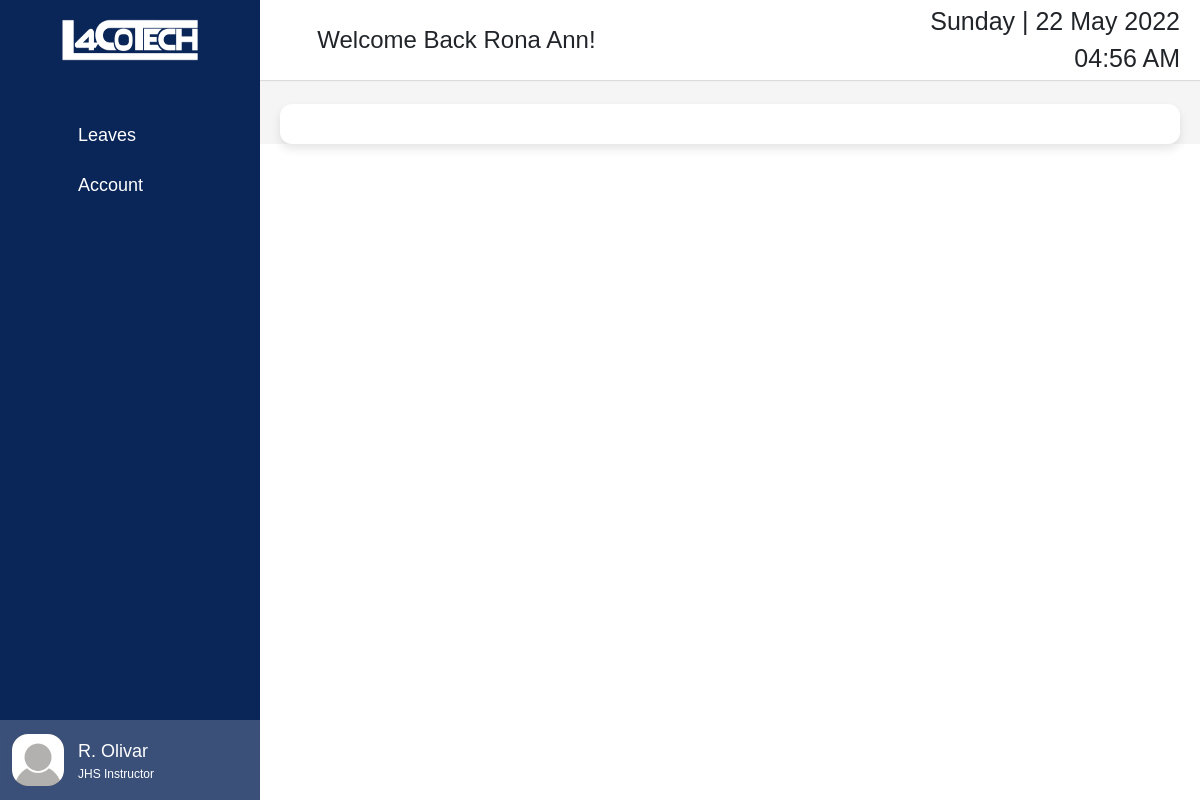
Page /User/user.php (signed in) on the committed database.
### tables this page shows
CREATE TABLE `employees` (
  `id` int(11) NOT NULL,
  `bioId` int(10) NOT NULL,
  `empId` varchar(11) NOT NULL,
  `fName` varchar(255) NOT NULL,
  `lName` varchar(255) NOT NULL,
  `midName` varchar(255) NOT NULL,
  `gsis` varchar(20) NOT NULL,
  `pagibig` varchar(20) NOT NULL,
  `tin` varchar(20) NOT NULL,
  `philhealth` varchar(20) NOT NULL,
  `sss` varchar(20) NOT NULL,
  `address` varchar(255) NOT NULL,
  `birthdate` date NOT NULL,
  `gender` varchar(6) NOT NULL,
  `emailadd` varchar(255) NOT NULL,
  `password` varchar(255) NOT NULL,
  `pNumber` varchar(20) NOT NULL,
  `contactperson` varchar(20) NOT NULL,
  `contactpersonno` varchar(20) NOT NULL,
  `deptid` int(11) NOT NULL,
  `positionid` int(11) NOT NULL,
  `scheduleid` int(11) NOT NULL,
  `employment_type` varchar(100) NOT NULL,
  `employedDate` date NOT NULL,
  `status` varchar(8) NOT NULL,
  `pPhoto` varchar(255) NOT NULL,
  `update_action` date DEFAULT NULL
);

CREATE TABLE `position` (
  `positionId` int(5) NOT NULL,
  `positionName` varchar(255) NOT NULL,
  `deptId` int(11) NOT NULL
);

### User/user.php (the view, shortened to what this page needs)
<?php
    include ("header.php");
    include ("../includes/connection.inc.php");
    $email = print_r($_SESSION["email"], TRUE);
    $sql = "SELECT * FROM employees WHERE emailadd = '$email'";
    $res = mysqli_query($conn, $sql);
    $row = mysqli_fetch_array($res);
?>
        <nav>
            <div class="sidebar-button">
                <i class='fa fa-bars sidebarBtn'></i>
                <span class="dashboard">Welcome Back <?php echo $row['fName']?>!</span>
            </div>
            <div class="time">
                <span class="date"></span>
                <br />
                <span class="hms"></span>
                <span class="ampm"></span>
            </div>
        </nav>
        <div class="home-content">
            <div class="cardbox">
                <div class="graphbox">
                </div>
            </div>
        </div>
        </section>
    </body>
</html>

### User/header.php (shortened to what this page needs)
<?php
    include '../includes/connection.inc.php';
    $emailadd = print_r($_SESSION['email'], TRUE);
    $query = "SELECT * FROM employees WHERE emailadd = '$emailadd'";
    $res = mysqli_query($conn, $query);
    $rows = mysqli_fetch_array($res);
    $image = $rows['pPhoto'];
?>
<!DOCTYPE html>
<html>
	<head>
		<link rel="stylesheet" href="../Css/style.css">
        <link href="../Plugins/Bootstrap/bootstrap.min.css" rel="stylesheet">
        <link rel="stylesheet" href="../Plugins/Bootstrap/dataTables.bootstrap5.min.css">
        <link rel="stylesheet" href="../Css/font-awesome.min.css" />
	</head>
    <body>
        <div class="sidebar">
            <div class="logo-details">
                <img src="../images/Logo.png" class="img1" id="hide1">
            </div>
            <ul class="nav-links">
                <li>
                    <div class="iocn-link">
                        <a href="#">
                            <i class='fa fa-bed'></i>
                            <span class="link_name">Leaves</span>
                        </a>
                        <i class="fa fa-caret-down arrow"></i>
                    </div>
                </li>
                <li>
                    <div class="iocn-link">
                        <a href="#">
                            <i class='fa fa-user'></i>
                            <span class="link_name">Account</span>
                        </a>
                        <i class="fa fa-caret-down arrow"></i>
                    </div>
                </li>
                <li>
                    <div class="profile-details">
                        <div class="profile-content">
                            <?php
                                if (empty($image)) {
                                    echo "<img src='../images/default-profile.jpg' alt='Profile'>";
                                }else{
                                    echo "<img src='../Uploads/".$image."' alt='Profile'>";
                                }
                            ?>
                        </div>
                        <div class="name-job">
                            <?php
                                $id = print_r($_SESSION["empId"], TRUE);
                                $sql = "SELECT * FROM employees INNER JOIN position ON position.positionId = employees.positionid WHERE empId = $id";
                                $result = mysqli_query($conn, $sql);
                                if(mysqli_num_rows($result) > 0){
                                    while($row = mysqli_fetch_array($result)){
                            ?>
                                <div class="profile_name" title="<?php echo ucwords($row['fName'])." ". ucwords($row['lName']); ?>"><?php echo substr(ucwords($row['fName']), 0, 1).". ". ucwords($row['lName']); ?></div>
                                <div class="job"><?php echo ucwords($row['positionName'])?></div>
                            <?php
                                    }
                                }
                            ?>
                        </div>
                        <?php
                            echo "<a onClick=\"javascript: return confirm('Do you want to proceed?');\" href='../includes/logout.inc.php'>
                        <i class='fa fa-sign-out out' title='Log Out'></i>
                        </a>";
                        ?>
                    </div>
                </li>
            </ul>
        </div>
        <section class="home-section">

### Css/style.css (style rules this page uses)
* { margin: 0; padding: 0; box-sizing: border-box; font-family: "Poppins", sans-serif; }
body { min-height: 100vh; display: flex; flex-direction: column; justify-content: space-between; }
.img1 { margin: auto; height: 50px; width: 150px; }
.sidebar { position: fixed; top: 0; left: 0; height: 100%; width: 260px; background: #0a2558; transition: all 0.5s ease; }
.sidebar .logo-details { height: 80px; width: 100%; display: flex; align-items: center; }
.sidebar .nav-links { height: 100%; padding: 30px 0 150px 0; overflow: auto; }
.sidebar .nav-links li { position: relative; list-style: none; transition: all 0.4s ease; }
.sidebar .nav-links li .iocn-link { display: flex; align-items: center; justify-content: space-between; }
.sidebar .nav-links li i { height: 50px; min-width: 78px; text-align: center; line-height: 50px; color: #fff; font-size: 20px; cursor: pointer; transition: all 0.3s ease; }
.sidebar .nav-links li a { height: 50px; display: flex; align-items: center; text-decoration: none; transition: all 0.4s ease; }
.sidebar .nav-links li a .link_name { font-size: 18px; font-weight: 400; color: #fff; transition: all 0.4s ease; }
.sidebar .profile-details { position: fixed; bottom: 0; width: 260px; height: 80px; display: flex; align-items: center; justify-content: space-between; background: rgba(255, 255, 255, 0.2); backdrop-filter: blur(5.1px); -webkit-backdrop-filter: blur(5.1px); padding: 12px 0; transition: all 0.5s ease; }
.sidebar .profile-details .profile-content { display: flex; align-items: center; }
.sidebar .profile-details img { height: 52px; width: 52px; object-fit: cover; border-radius: 16px; margin: 0 14px 0 12px; background: #1d1b31; transition: all 0.5s ease; }
.sidebar .profile-details .profile_name, .sidebar .profile-details .job { color: #fff; font-size: 18px; font-weight: 500; white-space: nowrap; width: 105px; overflow: hidden; text-overflow: ellipsis; }
.sidebar .profile-details .job { font-size: 12px; }
.home-section { position: relative; background: #f5f5f5; width: calc(100% - 260px); left: 260px; transition: all 0.5s ease; }
.home-section nav { display: flex; justify-content: space-between; height: 80px; background: #fff; display: flex; align-items: center; position: fixed; width: calc(100% - 260px); left: 260px; z-index: 100; padding: 0 20px; box-shadow: 0 1px 1px rgba(0, 0, 0, 0.1); transition: all 0.5s ease; }
.home-section nav .sidebar-button { display: flex; align-items: center; font-size: 24px; font-weight: 500; cursor: pointer; }
nav .sidebar-button i { font-size: 35px; margin-right: 10px; }
.profile-details { display: flex; align-items: center; height: 50px; min-width: 50px; cursor: pointer; }
.profile-details img { height: 45px; width: 45px; border-radius: 50%; object-fit: cover; margin-left: 7px; }
.profile-details i { font-size: 25px; color: #333; }
.home-section .home-content { position: relative; padding-top: 104px; }
.home-content .cardbox { display: flex; justify-content: space-between; }
.home-content .cardbox .graphbox { width: 100%; background: #fff; padding: 20px 30px; margin: 0 20px; border-radius: 12px; box-shadow: 0 5px 10px rgba(0, 0, 0, 0.1); }
.time { font-size: 25px; font-weight: 500; text-align: right; }
::placeholder { color: #fff; }

### rows in the picture
employees: fName "R", lName "Olivar", positionid.positionName "JHS Instructor", fName "Rona Ann"
